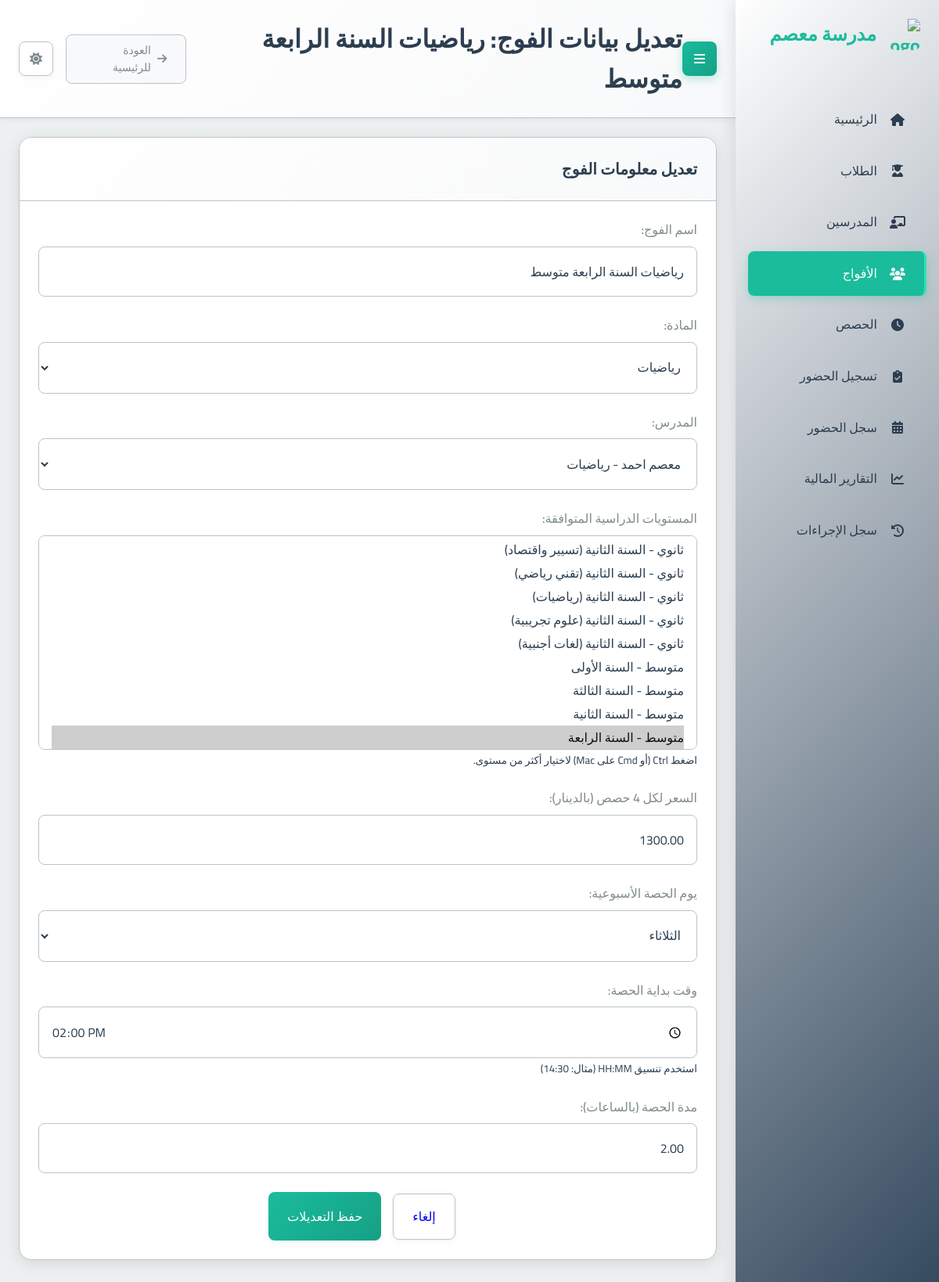
The app's page /groups/10/edit/ with its own data.
### school_app/models.py (models this page shows, shortened)
class Group(models.Model):
    name = models.CharField(max_length=100, verbose_name="اسم الفوج")
    subject = models.ForeignKey(Subject, on_delete=models.PROTECT, verbose_name="المادة")
    teacher = models.ForeignKey(Teacher, on_delete=models.CASCADE, verbose_name="المدرس")
    academic_levels = models.ManyToManyField(AcademicLevel, verbose_name="المستويات الدراسية المتوافقة")
    price_per_4_sessions = models.DecimalField(max_digits=10, decimal_places=2, verbose_name="السعر لكل 4 حصص")
    session_day = models.IntegerField(choices=[
        (0, 'الاثنين'),
        (1, 'الثلاثاء'),
        (2, 'الأربعاء'),
        (3, 'الخميس'),
        (4, 'الجمعة'),
        (5, 'السبت'),
        (6, 'الأحد')
    ], verbose_name="يوم الحصة")
    session_start_time = models.TimeField(verbose_name="وقت بداية الحصة")
    session_duration = models.DecimalField(max_digits=4, decimal_places=2, default=1.5, verbose_name="مدة الحصة (ساعات)")
    students = models.ManyToManyField(Student, through='StudentGroup', blank=True, verbose_name="الطلاب المسجلون")
    created_at = models.DateTimeField(auto_now_add=True, verbose_name="تاريخ الإنشاء")
    is_continuous = models.BooleanField(default=False, verbose_name="فوج مستمر (تُنشأ الحصص أسبوعياً تلقائياً)")
    created_sessions_until = models.DateField(null=True, blank=True, verbose_name="تم إنشاء الحصص حتى تاريخ")
    class Meta:
        verbose_name = "فوج"
        verbose_name_plural = "الأفواج"

### school_app/views.py (the view)
# urls.py: path('groups/<int:group_id>/edit/', views.edit_group, name='edit_group'),
def edit_group(request, group_id):
    group = get_object_or_404(Group, id=group_id)
    page_title = f"تعديل بيانات الفوج: {group.name}"
    if request.method == 'POST':
        form = GroupForm(request.POST, instance=group)
        if form.is_valid():
            form.save()
            updated_group = form.instance
            messages.success(request, "تم تحديث بيانات الفوج بنجاح.")
            return redirect(reverse('group_detail', args=[group.id]))
    else: # GET request
        form = GroupForm(instance=group)
    context = {
        'form': form,
        'group': group, # For using group.id in action URL and for page title
        'page_title': page_title
    }
    return render(request, 'school_app/edit_group.html', context)

### school_app/models.py (called while the page is built)
    def __str__(self):
        return f"{self.get_category_display()} - {self.name}"

    def __str__(self):
        return self.name

    def __str__(self):
        return f"{self.full_name} - {self.subject}"

### templates/school_app/edit_group.html (shortened to what this page needs)
{% extends 'base.html' %}
{% block page_title %}تعديل بيانات الفوج: {{ group.name }}{% endblock %}
{% block content %}
<div class="card">
  <div class="card-header">
    <h2 class="card-title">تعديل معلومات الفوج</h2>
  </div>
  <div class="card-body">
    <form method="POST" action="{% url 'edit_group' group.id %}">
      <div class="form-group">
        <label for="{{ form.name.id_for_label }}">{{ form.name.label }}:</label>
        {{ form.name }}
      </div>
      <div class="form-group">
        <label for="{{ form.subject.id_for_label }}">{{ form.subject.label }}:</label>
        {{ form.subject }}
      </div>
      <div class="form-group">
        <label for="{{ form.teacher.id_for_label }}">{{ form.teacher.label }}:</label>
        {{ form.teacher }}
      </div>
      <div class="form-group">
        <label for="{{ form.academic_levels.id_for_label }}">{{ form.academic_levels.label }}:</label>
        {{ form.academic_levels }}
        {% if form.academic_levels.help_text %}<small class="form-text text-muted">{{ form.academic_levels.help_text }}</small>{% endif %}
      </div>
      <div class="form-group">
        <label for="{{ form.price_per_4_sessions.id_for_label }}">{{ form.price_per_4_sessions.label }}:</label>
        {{ form.price_per_4_sessions }}
      </div>
      <div class="form-group">
        <label for="{{ form.session_day.id_for_label }}">{{ form.session_day.label }}:</label>
        {{ form.session_day }}
      </div>
      <div class="form-group">
        <label for="{{ form.session_start_time.id_for_label }}">{{ form.session_start_time.label }}:</label>
        {{ form.session_start_time }}
        {% if form.session_start_time.help_text %}<small class="form-text text-muted">{{ form.session_start_time.help_text }}</small>{% endif %}
      </div>
      <div class="form-group">
        <label for="{{ form.session_duration.id_for_label }}">{{ form.session_duration.label }}:</label>
        {{ form.session_duration }}
      </div>
      <div class="card-footer text-right">
        <a href="{% url 'group_detail' group.id %}" class="btn btn-secondary">إلغاء</a>
        <button type="submit" class="btn btn-primary">حفظ التعديلات</button>
      </div>
    </form>
  </div>
</div>
{% endblock %}

### static/css/main.css (style rules this page uses)
:root { --primary-color: #2c3e50; --primary-light: #34495e; --primary-darker: #1a252f; --accent-color: #1abc9c; --accent-light: #2fe2b3; --accent-dark: #16a085; --text-color: #2c3e50; --text-secondary: #7f8c8d; --text-on-primary: #ffffff; --text-on-accent: #ffffff; --text-nav: #2c3e50; --background-color: #ecf0f1; --card-background: #ffffff; --input-background: #ffffff; --border-color: #bdc3c7; --input-border-color: #bdc3c7; --success-color: #2ecc71; --warning-color: #f39c12; --error-color: #e74c3c; --info-color: #1E90FF; --table-header-background: #e9ecef; --table-row-hover-background: #f8f9fa; --box-shadow-color: rgba(0, 0, 0, 0.1); --box-shadow-color-hover: rgba(0, 0, 0, 0.15); --box-shadow-soft-color: rgba(0, 0, 0, 0.05); --subtle-background: #f8f9fa; --spacing-xs: 8px; --spacing-sm: 16px; --spacing-md: 24px; --spacing-lg: 32px; --spacing-xl: 48px; --font-family: 'Cairo', sans-serif; --font-size-xs: 12px; --font-size-sm: 14px; --font-size-md: 16px; --font-size-lg: 20px; --font-size-xl: 24px; --font-size-xxl: 32px; --border-radius-sm: 4px; --border-radius-md: 8px; --border-radius-lg: 16px; --transition-fast: 0.2s ease; --transition-normal: 0.3s ease; --transition-slow: 0.5s ease; --sidebar-width: 260px; }
* { margin: 0; padding: 0; box-sizing: border-box; direction: rtl; }
html { direction: rtl; font-size: 16px; }
body { font-family: var(--font-family); background-color: var(--background-color); color: var(--text-color); line-height: 1.6; transition: background-color var(--transition-normal), color var(--transition-normal); overflow-x: hidden; }
.btn-secondary { border: 1px solid var(--input-border-color) !important; margin: 0 15px; }
.card-footer { display: flex; justify-content: center; align-items: center; align-content: center; flex-wrap: wrap; }
.form-group { margin-bottom: var(--spacing-md); }
.card { background-color: var(--card-background); border-radius: var(--border-radius-lg); box-shadow: 0 4px 20px var(--box-shadow-color); margin-bottom: var(--spacing-md); overflow: hidden; transition: all var(--transition-normal); border: 1px solid var(--border-color); }
.card-header { padding: var(--spacing-md); border-bottom: 1px solid var(--border-color); background: linear-gradient(135deg, var(--card-background) 0%, var(--subtle-background) 100%); }
.card-title { font-size: var(--font-size-lg); font-weight: 600; margin: 0; color: var(--text-color); }
.card-body { padding: var(--spacing-md); color: var(--text-color); }
.btn { font-family: var(--font-family); padding: var(--spacing-sm) var(--spacing-md); border: none; border-radius: var(--border-radius-md); cursor: pointer; font-size: var(--font-size-md); font-weight: 500; text-decoration: none; display: inline-flex; align-items: center; gap: var(--spacing-xs); transition: all var(--transition-fast); box-shadow: 0 2px 8px var(--box-shadow-soft-color); }
.btn-primary { background: linear-gradient(135deg, var(--accent-color) 0%, var(--accent-dark) 100%); color: var(--text-on-accent); }
label { display: block; margin-bottom: var(--spacing-xs); font-weight: 500; color: var(--text-secondary); }
input, select, textarea { font-family: var(--font-family); width: 100%; padding: var(--spacing-sm); border: 1px solid var(--input-border-color); border-radius: var(--border-radius-md); background-color: var(--input-background); color: var(--text-color); font-size: var(--font-size-md); transition: all var(--transition-fast); }
.text-right { text-align: right; }

### records on screen
Group: name "رياضيات السنة الرابعة متوسط", subject "رياضيات", teacher "معصم احمد - رياضيات", price_per_4_sessions "1300.00", session_day "الثلاثاء", session_start_time "14:00:00", session_duration "2.00"
